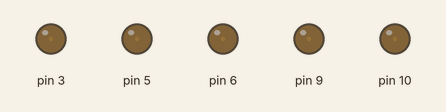
The sketch below on a simulated Arduino Uno, built with avr-gcc and run on an emulated ATmega328P. Shown: output pins drawn as LEDs (lit = HIGH).

Above: at 0.05 s.
At 0.65 s:
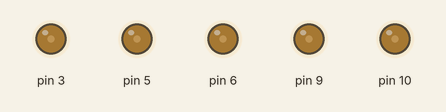
At 1.3 s:
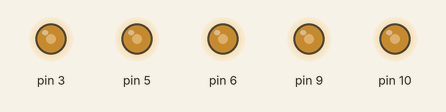
At 1.9 s:
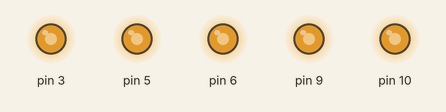
At 2.55 s:
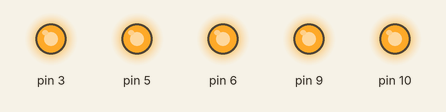
Timing chart, 0 to 5.9 s (numbered marks = the images above):
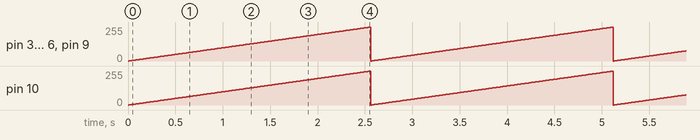

Measured:
- by itself, pin 3, pin 5, pin 6, pin 9, pin 10: ramps from 0/255 to 254/255 and jumps back, once every 2.6 s

The sketch:

pract5.ino
```cpp
void setup() {
  // put your setup code here, to run once:
 pinMode(3,OUTPUT);
 pinMode(5,OUTPUT);
 pinMode(6,OUTPUT);
 pinMode(9,OUTPUT);
 pinMode(10,OUTPUT);

}

void loop() {
  // put your main code here, to run repeatedly:
 for(int i=0; i<255; i++){
 analogWrite(10,abs(i));
 analogWrite(9,abs(i));
 analogWrite(6,abs(i));
 analogWrite(5,abs(i));
 analogWrite(3,abs(i));

 delay(10);


}
}
```
